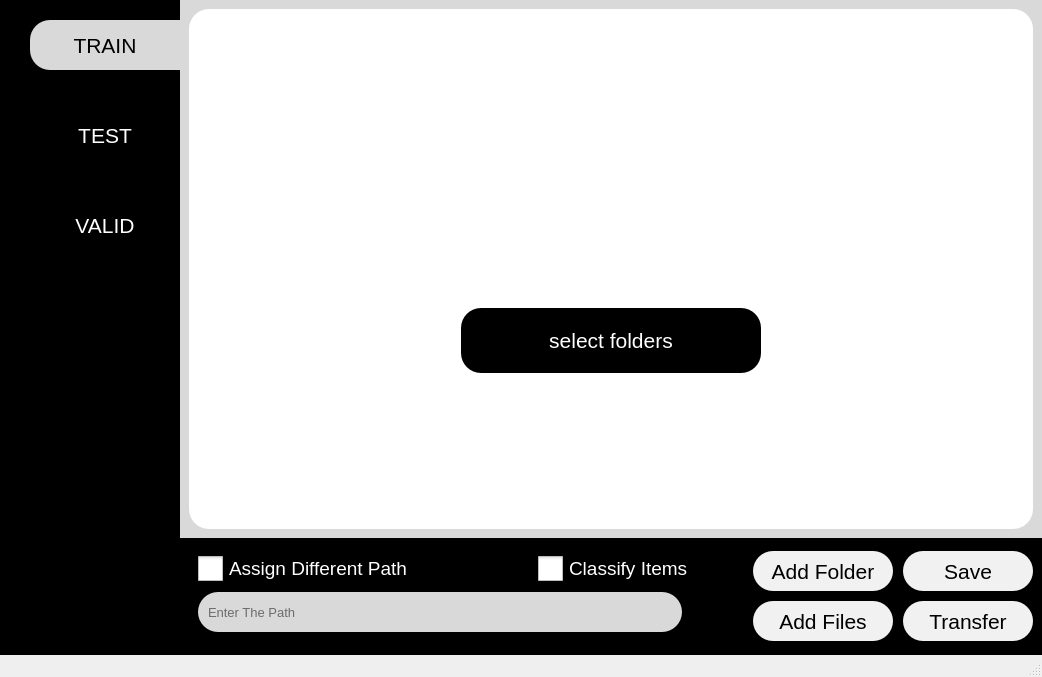
<?xml version="1.0" encoding="UTF-8"?>
<ui version="4.0">
 <class>MainWindow</class>
 <widget class="QMainWindow" name="MainWindow">
  <property name="geometry">
   <rect>
    <x>0</x>
    <y>0</y>
    <width>1042</width>
    <height>677</height>
   </rect>
  </property>
  <property name="sizePolicy">
   <sizepolicy hsizetype="Fixed" vsizetype="Fixed">
    <horstretch>0</horstretch>
    <verstretch>0</verstretch>
   </sizepolicy>
  </property>
  <property name="minimumSize">
   <size>
    <width>1000</width>
    <height>500</height>
   </size>
  </property>
  <property name="font">
   <font>
    <pointsize>9</pointsize>
   </font>
  </property>
  <property name="cursor">
   <cursorShape>ArrowCursor</cursorShape>
  </property>
  <property name="windowTitle">
   <string>MainWindow</string>
  </property>
  <property name="iconSize">
   <size>
    <width>0</width>
    <height>0</height>
   </size>
  </property>
  <property name="toolButtonStyle">
   <enum>Qt::ToolButtonIconOnly</enum>
  </property>
  <property name="tabShape">
   <enum>QTabWidget::Rounded</enum>
  </property>
  <widget class="QWidget" name="centralwidget">
   <property name="sizePolicy">
    <sizepolicy hsizetype="Fixed" vsizetype="Fixed">
     <horstretch>0</horstretch>
     <verstretch>0</verstretch>
    </sizepolicy>
   </property>
   <property name="minimumSize">
    <size>
     <width>300</width>
     <height>300</height>
    </size>
   </property>
   <property name="styleSheet">
    <string notr="true">#sideWidget {
	background-color: #000000;
}

#toolsWidget {
	background-color: #000000;
}

#imagesWidget {
	background-color: #D9D9D9;
}

#imageContentWidget, #scrollArea, scrollAreaContetnWidget {
	background-color: #fff;
	border-radius: 20;
}

#scrollAreaWidget {
	border-radius: 20;
}

#imageContentsWidget {
	background-color: #fff;
	border-radius: 20;
}

#trainButton, #testButton, #validButton {
	border-top-left-radius: 20px;
	border-bottom-left-radius: 20px;
	color: #000;
	background-color: #d9d9d9;
}

#testButton, #validButton {
	color: #fff;
	background-color: #000;
}

#testButton:hover, #validButton:hover {
	background-color: #525252;
}

#addFileButton, #addFolderButton, #transferButton, #saveButton {
	border-radius: 20;
	background-color: #f1f1f1;
	color: #000;
}

#addFileButton:hover, #addFolderButton:hover, #transferButton:hover, #saveButton:hover {
	background-color: #a8a8a8;
}

#pathLineEdit {
	background-color: #D9D9D9;
	border-radius: 20;
	padding: 8px;
}

#classifyCheck, #differentPathCheck {
	color: #fff;
}

QCheckBox::indicator {
	width: 25px;
	height: 25px;
}

QCheckBox::indicator:hover {
	width: 27px;
	height: 27px;
}

QCheckBox::indicator:unchecked {
    image: url(:/Icons/png/unchecked.png);
}

QCheckBox::indicator:checked {
    image: url(:/Icons/png/checked.png);
}

#selectPathButton {
	background-color: #000;
	color: #fff;
	border-radius: 20;
}

#selectPathButton:hover {
	background-color: #525252;
}</string>
   </property>
   <layout class="QGridLayout" name="gridLayout_5">
    <property name="leftMargin">
     <number>0</number>
    </property>
    <property name="topMargin">
     <number>0</number>
    </property>
    <property name="rightMargin">
     <number>0</number>
    </property>
    <property name="bottomMargin">
     <number>0</number>
    </property>
    <property name="spacing">
     <number>0</number>
    </property>
    <item row="0" column="0">
     <widget class="QWidget" name="sideWidget" native="true">
      <property name="sizePolicy">
       <sizepolicy hsizetype="Fixed" vsizetype="Preferred">
        <horstretch>0</horstretch>
        <verstretch>0</verstretch>
       </sizepolicy>
      </property>
      <property name="minimumSize">
       <size>
        <width>0</width>
        <height>400</height>
       </size>
      </property>
      <property name="layoutDirection">
       <enum>Qt::RightToLeft</enum>
      </property>
      <layout class="QVBoxLayout" name="verticalLayout_2">
       <property name="spacing">
        <number>40</number>
       </property>
       <property name="leftMargin">
        <number>0</number>
       </property>
       <property name="topMargin">
        <number>20</number>
       </property>
       <property name="rightMargin">
        <number>0</number>
       </property>
       <property name="bottomMargin">
        <number>0</number>
       </property>
       <item>
        <widget class="QWidget" name="trainWidget" native="true">
         <property name="sizePolicy">
          <sizepolicy hsizetype="Fixed" vsizetype="Fixed">
           <horstretch>0</horstretch>
           <verstretch>0</verstretch>
          </sizepolicy>
         </property>
         <layout class="QHBoxLayout" name="horizontalLayout_2">
          <property name="spacing">
           <number>10</number>
          </property>
          <property name="leftMargin">
           <number>0</number>
          </property>
          <property name="topMargin">
           <number>0</number>
          </property>
          <property name="rightMargin">
           <number>0</number>
          </property>
          <property name="bottomMargin">
           <number>0</number>
          </property>
          <item>
           <widget class="QPushButton" name="trainButton">
            <property name="sizePolicy">
             <sizepolicy hsizetype="Fixed" vsizetype="Fixed">
              <horstretch>0</horstretch>
              <verstretch>0</verstretch>
             </sizepolicy>
            </property>
            <property name="minimumSize">
             <size>
              <width>150</width>
              <height>50</height>
             </size>
            </property>
            <property name="font">
             <font>
              <pointsize>16</pointsize>
             </font>
            </property>
            <property name="cursor">
             <cursorShape>PointingHandCursor</cursorShape>
            </property>
            <property name="styleSheet">
             <string notr="true"/>
            </property>
            <property name="text">
             <string>TRAIN</string>
            </property>
           </widget>
          </item>
          <item>
           <widget class="QLabel" name="trainIcon">
            <property name="sizePolicy">
             <sizepolicy hsizetype="Fixed" vsizetype="Fixed">
              <horstretch>0</horstretch>
              <verstretch>0</verstretch>
             </sizepolicy>
            </property>
            <property name="minimumSize">
             <size>
              <width>20</width>
              <height>20</height>
             </size>
            </property>
            <property name="maximumSize">
             <size>
              <width>50</width>
              <height>50</height>
             </size>
            </property>
            <property name="cursor">
             <cursorShape>ArrowCursor</cursorShape>
            </property>
            <property name="styleSheet">
             <string notr="true">#trainIcon {
	width: 30px;
	height: 30px;
}</string>
            </property>
            <property name="text">
             <string/>
            </property>
            <property name="pixmap">
             <pixmap resource="resources.qrc">:/Icons/png/001-video-conference.png</pixmap>
            </property>
            <property name="scaledContents">
             <bool>true</bool>
            </property>
            <property name="alignment">
             <set>Qt::AlignRight|Qt::AlignTrailing|Qt::AlignVCenter</set>
            </property>
           </widget>
          </item>
         </layout>
        </widget>
       </item>
       <item>
        <widget class="QWidget" name="testWidget" native="true">
         <property name="sizePolicy">
          <sizepolicy hsizetype="Fixed" vsizetype="Fixed">
           <horstretch>0</horstretch>
           <verstretch>0</verstretch>
          </sizepolicy>
         </property>
         <layout class="QHBoxLayout" name="horizontalLayout_3">
          <property name="spacing">
           <number>10</number>
          </property>
          <property name="leftMargin">
           <number>0</number>
          </property>
          <property name="topMargin">
           <number>0</number>
          </property>
          <property name="rightMargin">
           <number>0</number>
          </property>
          <property name="bottomMargin">
           <number>0</number>
          </property>
          <item>
           <widget class="QPushButton" name="testButton">
            <property name="sizePolicy">
             <sizepolicy hsizetype="Fixed" vsizetype="Fixed">
              <horstretch>0</horstretch>
              <verstretch>0</verstretch>
             </sizepolicy>
            </property>
            <property name="minimumSize">
             <size>
              <width>150</width>
              <height>50</height>
             </size>
            </property>
            <property name="font">
             <font>
              <pointsize>16</pointsize>
             </font>
            </property>
            <property name="cursor">
             <cursorShape>PointingHandCursor</cursorShape>
            </property>
            <property name="text">
             <string>TEST</string>
            </property>
           </widget>
          </item>
          <item>
           <widget class="QLabel" name="testIcon">
            <property name="sizePolicy">
             <sizepolicy hsizetype="Fixed" vsizetype="Fixed">
              <horstretch>0</horstretch>
              <verstretch>0</verstretch>
             </sizepolicy>
            </property>
            <property name="maximumSize">
             <size>
              <width>50</width>
              <height>50</height>
             </size>
            </property>
            <property name="cursor">
             <cursorShape>ArrowCursor</cursorShape>
            </property>
            <property name="text">
             <string/>
            </property>
            <property name="pixmap">
             <pixmap resource="resources.qrc">:/Icons/png/002-test.png</pixmap>
            </property>
            <property name="scaledContents">
             <bool>true</bool>
            </property>
           </widget>
          </item>
         </layout>
        </widget>
       </item>
       <item>
        <widget class="QWidget" name="validWidget" native="true">
         <property name="sizePolicy">
          <sizepolicy hsizetype="Fixed" vsizetype="Fixed">
           <horstretch>0</horstretch>
           <verstretch>0</verstretch>
          </sizepolicy>
         </property>
         <layout class="QHBoxLayout" name="horizontalLayout_4">
          <property name="spacing">
           <number>10</number>
          </property>
          <property name="leftMargin">
           <number>0</number>
          </property>
          <property name="topMargin">
           <number>0</number>
          </property>
          <property name="rightMargin">
           <number>0</number>
          </property>
          <property name="bottomMargin">
           <number>0</number>
          </property>
          <item>
           <widget class="QPushButton" name="validButton">
            <property name="sizePolicy">
             <sizepolicy hsizetype="Fixed" vsizetype="Fixed">
              <horstretch>0</horstretch>
              <verstretch>0</verstretch>
             </sizepolicy>
            </property>
            <property name="minimumSize">
             <size>
              <width>150</width>
              <height>50</height>
             </size>
            </property>
            <property name="font">
             <font>
              <pointsize>16</pointsize>
             </font>
            </property>
            <property name="cursor">
             <cursorShape>PointingHandCursor</cursorShape>
            </property>
            <property name="text">
             <string>VALID</string>
            </property>
           </widget>
          </item>
          <item>
           <widget class="QLabel" name="validIcon">
            <property name="sizePolicy">
             <sizepolicy hsizetype="Fixed" vsizetype="Fixed">
              <horstretch>0</horstretch>
              <verstretch>0</verstretch>
             </sizepolicy>
            </property>
            <property name="maximumSize">
             <size>
              <width>50</width>
              <height>50</height>
             </size>
            </property>
            <property name="cursor">
             <cursorShape>ArrowCursor</cursorShape>
            </property>
            <property name="text">
             <string/>
            </property>
            <property name="pixmap">
             <pixmap resource="resources.qrc">:/Icons/png/003-accuracy.png</pixmap>
            </property>
            <property name="scaledContents">
             <bool>true</bool>
            </property>
           </widget>
          </item>
         </layout>
        </widget>
       </item>
       <item>
        <spacer name="verticalSpacer">
         <property name="orientation">
          <enum>Qt::Vertical</enum>
         </property>
         <property name="sizeHint" stdset="0">
          <size>
           <width>20</width>
           <height>40</height>
          </size>
         </property>
        </spacer>
       </item>
      </layout>
     </widget>
    </item>
    <item row="0" column="1">
     <widget class="QWidget" name="rightWidget" native="true">
      <property name="sizePolicy">
       <sizepolicy hsizetype="Preferred" vsizetype="Preferred">
        <horstretch>0</horstretch>
        <verstretch>0</verstretch>
       </sizepolicy>
      </property>
      <property name="minimumSize">
       <size>
        <width>0</width>
        <height>0</height>
       </size>
      </property>
      <layout class="QVBoxLayout" name="verticalLayout">
       <property name="spacing">
        <number>0</number>
       </property>
       <property name="leftMargin">
        <number>0</number>
       </property>
       <property name="topMargin">
        <number>0</number>
       </property>
       <property name="rightMargin">
        <number>0</number>
       </property>
       <property name="bottomMargin">
        <number>0</number>
       </property>
       <item>
        <widget class="QWidget" name="imagesWidget" native="true">
         <property name="minimumSize">
          <size>
           <width>0</width>
           <height>300</height>
          </size>
         </property>
         <layout class="QGridLayout" name="gridLayout">
          <item row="0" column="0">
           <widget class="QScrollArea" name="scrollArea">
            <property name="widgetResizable">
             <bool>true</bool>
            </property>
            <widget class="QWidget" name="scrollAreaWidget">
             <property name="geometry">
              <rect>
               <x>0</x>
               <y>0</y>
               <width>810</width>
               <height>501</height>
              </rect>
             </property>
             <layout class="QGridLayout" name="gridLayout_2">
              <item row="0" column="0">
               <widget class="QWidget" name="emptyWidget" native="true">
                <property name="enabled">
                 <bool>true</bool>
                </property>
                <property name="layoutDirection">
                 <enum>Qt::LeftToRight</enum>
                </property>
                <property name="autoFillBackground">
                 <bool>false</bool>
                </property>
                <layout class="QGridLayout" name="gridLayout_3">
                 <item row="2" column="0">
                  <widget class="QWidget" name="widget_2" native="true">
                   <property name="minimumSize">
                    <size>
                     <width>0</width>
                     <height>0</height>
                    </size>
                   </property>
                   <layout class="QHBoxLayout" name="horizontalLayout_8">
                    <property name="spacing">
                     <number>0</number>
                    </property>
                    <property name="leftMargin">
                     <number>0</number>
                    </property>
                    <property name="topMargin">
                     <number>20</number>
                    </property>
                    <property name="rightMargin">
                     <number>0</number>
                    </property>
                    <property name="bottomMargin">
                     <number>10</number>
                    </property>
                    <item>
                     <widget class="QPushButton" name="selectPathButton">
                      <property name="sizePolicy">
                       <sizepolicy hsizetype="Fixed" vsizetype="Fixed">
                        <horstretch>0</horstretch>
                        <verstretch>0</verstretch>
                       </sizepolicy>
                      </property>
                      <property name="minimumSize">
                       <size>
                        <width>300</width>
                        <height>65</height>
                       </size>
                      </property>
                      <property name="font">
                       <font>
                        <pointsize>16</pointsize>
                       </font>
                      </property>
                      <property name="cursor">
                       <cursorShape>PointingHandCursor</cursorShape>
                      </property>
                      <property name="text">
                       <string>select folders</string>
                      </property>
                     </widget>
                    </item>
                   </layout>
                  </widget>
                 </item>
                 <item row="1" column="0">
                  <widget class="QWidget" name="widget" native="true">
                   <property name="sizePolicy">
                    <sizepolicy hsizetype="Expanding" vsizetype="Expanding">
                     <horstretch>0</horstretch>
                     <verstretch>0</verstretch>
                    </sizepolicy>
                   </property>
                   <layout class="QGridLayout" name="gridLayout_4">
                    <property name="leftMargin">
                     <number>0</number>
                    </property>
                    <property name="topMargin">
                     <number>0</number>
                    </property>
                    <property name="rightMargin">
                     <number>0</number>
                    </property>
                    <property name="bottomMargin">
                     <number>0</number>
                    </property>
                    <property name="spacing">
                     <number>0</number>
                    </property>
                    <item row="2" column="0">
                     <widget class="QLabel" name="dragDropIcon">
                      <property name="sizePolicy">
                       <sizepolicy hsizetype="Fixed" vsizetype="Fixed">
                        <horstretch>0</horstretch>
                        <verstretch>0</verstretch>
                       </sizepolicy>
                      </property>
                      <property name="minimumSize">
                       <size>
                        <width>100</width>
                        <height>100</height>
                       </size>
                      </property>
                      <property name="maximumSize">
                       <size>
                        <width>200</width>
                        <height>200</height>
                       </size>
                      </property>
                      <property name="text">
                       <string/>
                      </property>
                      <property name="pixmap">
                       <pixmap resource="resources.qrc">:/Icons/png/layout.png</pixmap>
                      </property>
                      <property name="scaledContents">
                       <bool>true</bool>
                      </property>
                      <property name="alignment">
                       <set>Qt::AlignCenter</set>
                      </property>
                     </widget>
                    </item>
                   </layout>
                  </widget>
                 </item>
                 <item row="3" column="0">
                  <spacer name="verticalSpacer_2">
                   <property name="orientation">
                    <enum>Qt::Vertical</enum>
                   </property>
                   <property name="sizeHint" stdset="0">
                    <size>
                     <width>20</width>
                     <height>40</height>
                    </size>
                   </property>
                  </spacer>
                 </item>
                 <item row="0" column="0">
                  <spacer name="verticalSpacer_3">
                   <property name="orientation">
                    <enum>Qt::Vertical</enum>
                   </property>
                   <property name="sizeHint" stdset="0">
                    <size>
                     <width>20</width>
                     <height>40</height>
                    </size>
                   </property>
                  </spacer>
                 </item>
                </layout>
               </widget>
              </item>
             </layout>
            </widget>
           </widget>
          </item>
         </layout>
        </widget>
       </item>
       <item>
        <widget class="QWidget" name="toolsWidget" native="true">
         <property name="sizePolicy">
          <sizepolicy hsizetype="Preferred" vsizetype="Fixed">
           <horstretch>0</horstretch>
           <verstretch>0</verstretch>
          </sizepolicy>
         </property>
         <property name="minimumSize">
          <size>
           <width>0</width>
           <height>0</height>
          </size>
         </property>
         <layout class="QHBoxLayout" name="horizontalLayout_5">
          <item>
           <widget class="QWidget" name="optionsWidget" native="true">
            <property name="sizePolicy">
             <sizepolicy hsizetype="Preferred" vsizetype="Fixed">
              <horstretch>0</horstretch>
              <verstretch>0</verstretch>
             </sizepolicy>
            </property>
            <layout class="QVBoxLayout" name="verticalLayout_4">
             <item>
              <widget class="QWidget" name="radioButtonsWidget" native="true">
               <property name="sizePolicy">
                <sizepolicy hsizetype="Preferred" vsizetype="Fixed">
                 <horstretch>0</horstretch>
                 <verstretch>0</verstretch>
                </sizepolicy>
               </property>
               <layout class="QHBoxLayout" name="horizontalLayout_7">
                <property name="leftMargin">
                 <number>0</number>
                </property>
                <property name="topMargin">
                 <number>0</number>
                </property>
                <property name="rightMargin">
                 <number>0</number>
                </property>
                <property name="bottomMargin">
                 <number>0</number>
                </property>
                <item>
                 <widget class="QCheckBox" name="differentPathCheck">
                  <property name="sizePolicy">
                   <sizepolicy hsizetype="Fixed" vsizetype="Fixed">
                    <horstretch>0</horstretch>
                    <verstretch>0</verstretch>
                   </sizepolicy>
                  </property>
                  <property name="minimumSize">
                   <size>
                    <width>200</width>
                    <height>0</height>
                   </size>
                  </property>
                  <property name="font">
                   <font>
                    <pointsize>14</pointsize>
                   </font>
                  </property>
                  <property name="cursor">
                   <cursorShape>PointingHandCursor</cursorShape>
                  </property>
                  <property name="text">
                   <string>Assign Different Path</string>
                  </property>
                  <property name="checked">
                   <bool>false</bool>
                  </property>
                 </widget>
                </item>
                <item>
                 <spacer name="horizontalSpacer">
                  <property name="orientation">
                   <enum>Qt::Horizontal</enum>
                  </property>
                  <property name="sizeHint" stdset="0">
                   <size>
                    <width>40</width>
                    <height>20</height>
                   </size>
                  </property>
                 </spacer>
                </item>
                <item>
                 <widget class="QCheckBox" name="classifyCheck">
                  <property name="sizePolicy">
                   <sizepolicy hsizetype="Fixed" vsizetype="Fixed">
                    <horstretch>0</horstretch>
                    <verstretch>0</verstretch>
                   </sizepolicy>
                  </property>
                  <property name="minimumSize">
                   <size>
                    <width>200</width>
                    <height>0</height>
                   </size>
                  </property>
                  <property name="font">
                   <font>
                    <pointsize>14</pointsize>
                   </font>
                  </property>
                  <property name="cursor">
                   <cursorShape>PointingHandCursor</cursorShape>
                  </property>
                  <property name="text">
                   <string>Classify Items</string>
                  </property>
                  <property name="checkable">
                   <bool>true</bool>
                  </property>
                  <property name="checked">
                   <bool>false</bool>
                  </property>
                 </widget>
                </item>
               </layout>
              </widget>
             </item>
             <item>
              <widget class="QWidget" name="pathWidget" native="true">
               <property name="sizePolicy">
                <sizepolicy hsizetype="Preferred" vsizetype="Fixed">
                 <horstretch>0</horstretch>
                 <verstretch>0</verstretch>
                </sizepolicy>
               </property>
               <layout class="QHBoxLayout" name="horizontalLayout_6">
                <property name="leftMargin">
                 <number>0</number>
                </property>
                <property name="topMargin">
                 <number>0</number>
                </property>
                <property name="rightMargin">
                 <number>0</number>
                </property>
                <property name="bottomMargin">
                 <number>0</number>
                </property>
                <item>
                 <widget class="QLineEdit" name="pathLineEdit">
                  <property name="minimumSize">
                   <size>
                    <width>0</width>
                    <height>40</height>
                   </size>
                  </property>
                  <property name="font">
                   <font>
                    <pointsize>10</pointsize>
                   </font>
                  </property>
                  <property name="placeholderText">
                   <string>Enter The Path</string>
                  </property>
                 </widget>
                </item>
                <item>
                 <widget class="QLabel" name="pathIcon">
                  <property name="sizePolicy">
                   <sizepolicy hsizetype="Fixed" vsizetype="Fixed">
                    <horstretch>0</horstretch>
                    <verstretch>0</verstretch>
                   </sizepolicy>
                  </property>
                  <property name="minimumSize">
                   <size>
                    <width>50</width>
                    <height>50</height>
                   </size>
                  </property>
                  <property name="maximumSize">
                   <size>
                    <width>50</width>
                    <height>50</height>
                   </size>
                  </property>
                  <property name="cursor">
                   <cursorShape>PointingHandCursor</cursorShape>
                  </property>
                  <property name="text">
                   <string/>
                  </property>
                  <property name="pixmap">
                   <pixmap resource="resources.qrc">:/Icons/png/document.png</pixmap>
                  </property>
                  <property name="scaledContents">
                   <bool>true</bool>
                  </property>
                 </widget>
                </item>
               </layout>
              </widget>
             </item>
            </layout>
           </widget>
          </item>
          <item>
           <widget class="QWidget" name="buttonsWidget" native="true">
            <property name="sizePolicy">
             <sizepolicy hsizetype="Fixed" vsizetype="Fixed">
              <horstretch>0</horstretch>
              <verstretch>0</verstretch>
             </sizepolicy>
            </property>
            <layout class="QHBoxLayout" name="horizontalLayout">
             <property name="spacing">
              <number>10</number>
             </property>
             <property name="leftMargin">
              <number>0</number>
             </property>
             <property name="topMargin">
              <number>0</number>
             </property>
             <property name="rightMargin">
              <number>0</number>
             </property>
             <property name="bottomMargin">
              <number>0</number>
             </property>
             <item>
              <widget class="QWidget" name="leftWidget" native="true">
               <layout class="QVBoxLayout" name="verticalLayout_5">
                <property name="spacing">
                 <number>10</number>
                </property>
                <property name="leftMargin">
                 <number>0</number>
                </property>
                <property name="topMargin">
                 <number>0</number>
                </property>
                <property name="rightMargin">
                 <number>0</number>
                </property>
                <property name="bottomMargin">
                 <number>0</number>
                </property>
                <item>
                 <widget class="QPushButton" name="addFolderButton">
                  <property name="sizePolicy">
                   <sizepolicy hsizetype="Fixed" vsizetype="Fixed">
                    <horstretch>0</horstretch>
                    <verstretch>0</verstretch>
                   </sizepolicy>
                  </property>
                  <property name="minimumSize">
                   <size>
                    <width>140</width>
                    <height>40</height>
                   </size>
                  </property>
                  <property name="font">
                   <font>
                    <pointsize>16</pointsize>
                   </font>
                  </property>
                  <property name="cursor">
                   <cursorShape>PointingHandCursor</cursorShape>
                  </property>
                  <property name="text">
                   <string>Add Folder</string>
                  </property>
                 </widget>
                </item>
                <item>
                 <widget class="QPushButton" name="addFileButton">
                  <property name="sizePolicy">
                   <sizepolicy hsizetype="Fixed" vsizetype="Fixed">
                    <horstretch>0</horstretch>
                    <verstretch>0</verstretch>
                   </sizepolicy>
                  </property>
                  <property name="minimumSize">
                   <size>
                    <width>140</width>
                    <height>40</height>
                   </size>
                  </property>
                  <property name="font">
                   <font>
                    <pointsize>16</pointsize>
                   </font>
                  </property>
                  <property name="cursor">
                   <cursorShape>PointingHandCursor</cursorShape>
                  </property>
                  <property name="text">
                   <string>Add Files</string>
                  </property>
                 </widget>
                </item>
               </layout>
              </widget>
             </item>
             <item>
              <widget class="QWidget" name="rightButtonsWidget" native="true">
               <property name="minimumSize">
                <size>
                 <width>0</width>
                 <height>0</height>
                </size>
               </property>
               <layout class="QVBoxLayout" name="verticalLayout_3">
                <property name="spacing">
                 <number>10</number>
                </property>
                <property name="leftMargin">
                 <number>0</number>
                </property>
                <property name="topMargin">
                 <number>0</number>
                </property>
                <property name="rightMargin">
                 <number>0</number>
                </property>
                <property name="bottomMargin">
                 <number>0</number>
                </property>
                <item>
                 <widget class="QPushButton" name="transferButton">
                  <property name="sizePolicy">
                   <sizepolicy hsizetype="Fixed" vsizetype="Fixed">
                    <horstretch>0</horstretch>
                    <verstretch>0</verstretch>
                   </sizepolicy>
                  </property>
                  <property name="minimumSize">
                   <size>
                    <width>130</width>
                    <height>40</height>
                   </size>
                  </property>
                  <property name="font">
                   <font>
                    <pointsize>16</pointsize>
                   </font>
                  </property>
                  <property name="cursor">
                   <cursorShape>PointingHandCursor</cursorShape>
                  </property>
                  <property name="text">
                   <string>Save</string>
                  </property>
                 </widget>
                </item>
                <item>
                 <widget class="QPushButton" name="saveButton">
                  <property name="sizePolicy">
                   <sizepolicy hsizetype="Fixed" vsizetype="Fixed">
                    <horstretch>0</horstretch>
                    <verstretch>0</verstretch>
                   </sizepolicy>
                  </property>
                  <property name="minimumSize">
                   <size>
                    <width>130</width>
                    <height>40</height>
                   </size>
                  </property>
                  <property name="font">
                   <font>
                    <pointsize>16</pointsize>
                   </font>
                  </property>
                  <property name="cursor">
                   <cursorShape>PointingHandCursor</cursorShape>
                  </property>
                  <property name="text">
                   <string>Transfer</string>
                  </property>
                 </widget>
                </item>
               </layout>
              </widget>
             </item>
            </layout>
           </widget>
          </item>
         </layout>
        </widget>
       </item>
      </layout>
     </widget>
    </item>
   </layout>
  </widget>
  <widget class="QStatusBar" name="statusbar"/>
 </widget>
 <resources>
  <include location="resources.qrc"/>
 </resources>
 <connections/>
</ui>
